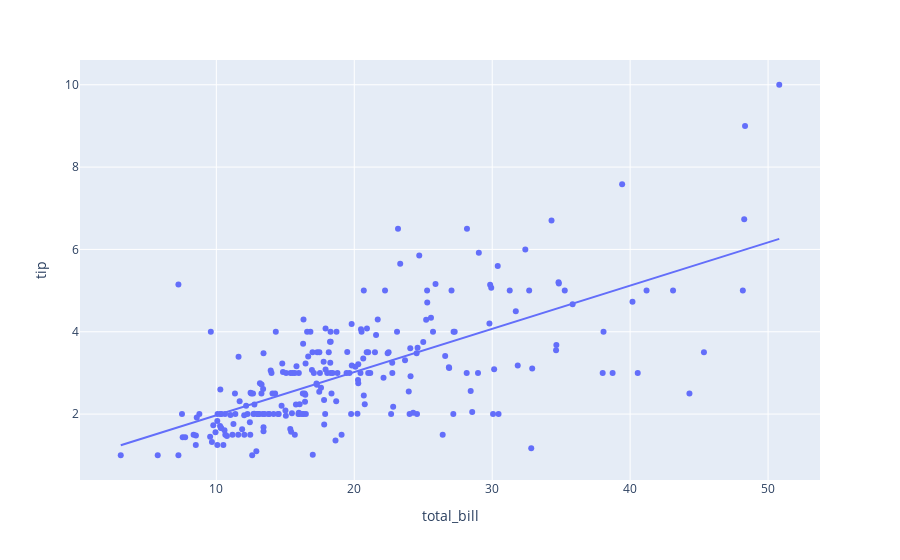

Write notebook code for a chart like this one.
### Markdown cell above
### Завдання 3

### Code cell
df = px.data.tips()
fig = px.scatter(df, x="total_bill", y="tip", trendline="ols")
fig.show()

### Figure 1 — Plotly figure (JSON) as saved in the notebook; plotly's stock layout.template omitted (floating-point values rounded to 4 significant figures; data arrays with more than 128 entries replaced by an {"elided": "..."} marker saying what was removed)
{"data": [{"hovertemplate": "total_bill=%{x}<br>tip=%{y}<extra></extra>", "legendgroup": "", "marker": {"color": "#636efa", "symbol": "circle"}, "mode": "markers", "name": "", "orientation": "v", "showlegend": false, "type": "scatter", "x": {"elided": "244 float values"}, "xaxis": "x", "y": {"elided": "244 float values"}, "yaxis": "y"}, {"hovertemplate": "<b>OLS trendline</b><br>tip = 0.105025 * total_bill + 0.92027<br>R<sup>2</sup>=0.456617<br><br>total_bill=%{x}<br>tip=%{y} <b>(trend)</b><extra></extra>", "legendgroup": "", "marker": {"color": "#636efa", "symbol": "circle"}, "mode": "lines", "name": "", "showlegend": false, "type": "scatter", "x": {"elided": "244 float values"}, "xaxis": "x", "y": {"elided": "244 float values"}, "yaxis": "y"}], "layout": {"legend": {"tracegroupgap": 0}, "margin": {"t": 60}, "xaxis": {"anchor": "y", "domain": [0, 1], "title": {"text": "total_bill"}}, "yaxis": {"anchor": "x", "domain": [0, 1], "title": {"text": "tip"}}}}
